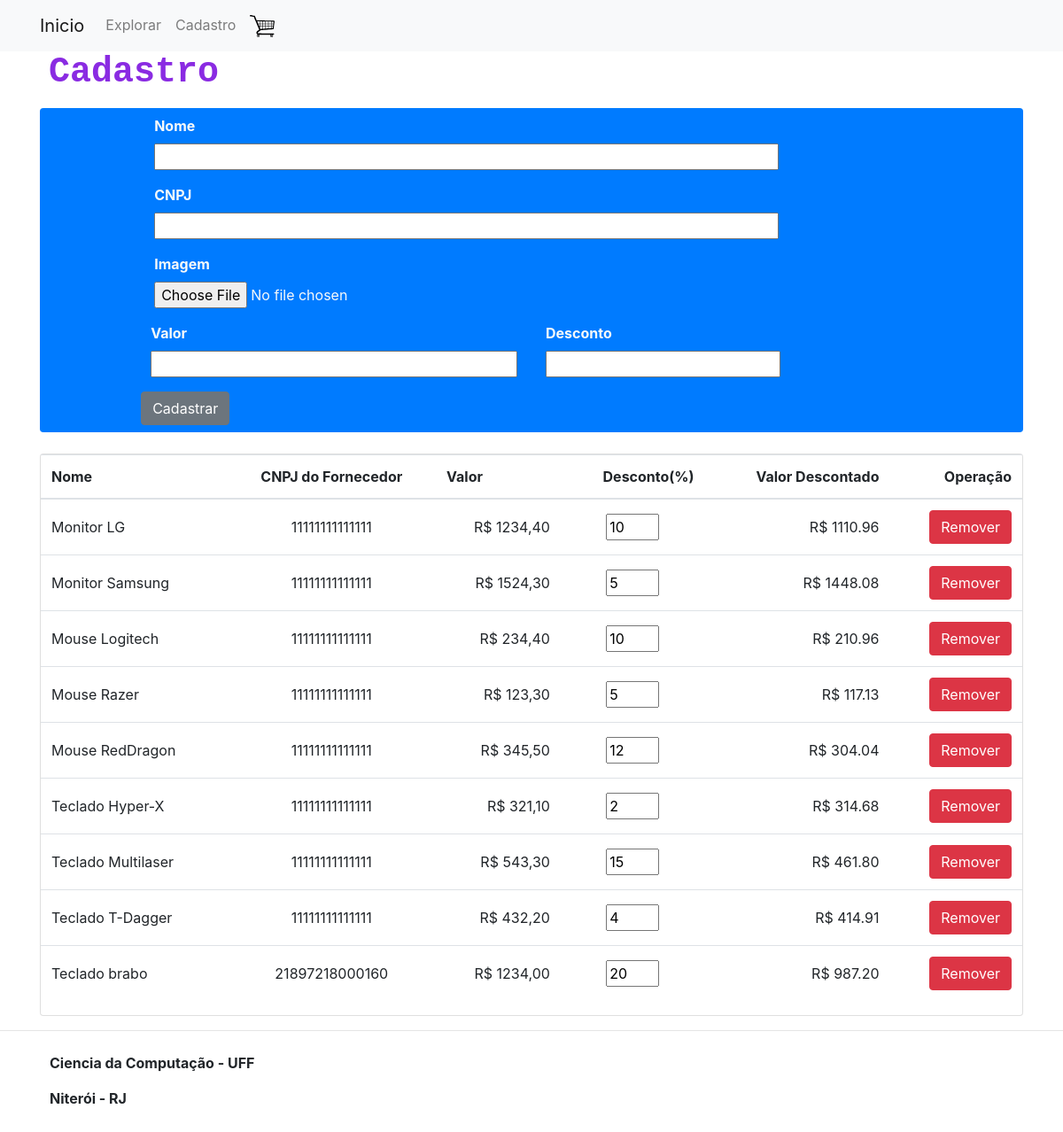
The app's page /produto/cadastro/ with its own data.
### produto/models.py (models this page shows, shortened)
class Produto(models.Model):
    nome = models.CharField(max_length=70, db_index=True, unique=True)
    slug = models.SlugField(max_length=70)
    imagem = models.ImageField(upload_to='./static/images', blank=True)
    valor = models.DecimalField(max_digits=6,decimal_places=2)
    desconto = models.IntegerField(validators=[
        MaxValueValidator(100),
        MinValueValidator(0)
    ])
    cnpj_fornecedor = models.CharField(max_length=14)
    def valorComDesconto(self):
        com_desconto = (1-self.desconto/100) * self.valor.__float__()
        return f'{com_desconto: .2f}'
    class Meta:
        db_table = 'produto'
        ordering = ('nome',)

### produto/views.py (the view)
# urls.py: path("cadastro/", views.cadastro, name="cadastro"),
def cadastro(request):
    produto_form = ProdutoForm()
    produtos = Produto.objects.all()
    lista_form = []
    for produto in produtos:
        lista_form.append(EditableProductForm(
            initial={
                'produto_id': produto.id,
                'desconto': produto.desconto,
            }
        ))
    return render(request, 'produto/cadastra_produto.html', {
        "listas": zip(produtos, lista_form),
        "form": produto_form})

### produto/forms.py (shortened to what this page needs)
class ProdutoForm(forms.ModelForm):
    class Meta:
        model = Produto
        fields = ('nome', 'cnpj_fornecedor', 'imagem', 'valor', 'desconto')
        localized_fields = ('valor',)
    def __init__(self, *args , **kwargs):
        super().__init__(*args, **kwargs)
        self.fields['nome'].error_messages={
            'required': "Campo obrigatório",
            'unique': "Já existe"
        }
        self.fields['valor'].error_messages={
            'required': "Campo obrigatório"
        }
        self.fields['valor'].widget=forms.TextInput(attrs={
            'onkeypress':'return event.charCode >= 48 && event.charCode <= 57'
        })
        self.fields['desconto'].error_messages={
            'required': "Campo obrigatório",
            'max_value': "Insira um valor entre 0 e 100",
            'min_value': "Insira um valor entre 0 e 100"
        }
        self.fields['desconto'].widget=forms.TextInput(attrs={
            'onkeypress':'return event.charCode >= 48 && event.charCode <= 57'
        })

### produto/templates/produto/cadastra_produto.html (shortened to what this page needs)
{% extends 'base.html' %}
{% load static %}
{% block body %}
    <h1 class="title">Cadastro</h1>
    <div id='form'>
        <div class="d-flex mt-3 bg-primary text-light p-2 rounded justify-content-center">
            <form id="formData" action="" method="POST" class="col-md-10" enctype="multipart/form-data" novalidate>
                <div class = "d-flex form-group flex-column col-md-10">
                    <label for="id_nome" class="font-weight-bold">Nome</label>
                    {{form.nome}}
                </div>
                <div class = "d-flex form-group flex-column col-md-10">
                    <label for="id_cnpj_fornecedor" class="font-weight-bold">CNPJ</label>
                    {{form.cnpj_fornecedor}}
                </div>
                <div class = "d-flex form-group flex-column col-md-10">
                    <label for="id_imagem" class="font-weight-bold">Imagem</label>
                    {{form.imagem}}
                </div>
                <div class = "form-row">
                    <div class="d-flex flex-column col-md-6 mb-3 px-3">
                        <label for="id_valor" class="font-weight-bold">Valor</label>
                        {{form.valor}}
                    </div>
                    <div class="d-flex flex-column col-md-4 mb-3 px-3">
                        <label for="id_desconto" class="font-weight-bold">Desconto</label>
                        {{form.desconto}}
                    </div>
                </div>
                <button class="btn btn-secondary" type="submit">Cadastrar</button>
            </form>
        </div>
    </div>
    <br>
    <div>
        <div class="card">
            <table id="tabela" class="table">
                <thead>
                    <tr>
                        <th class="text-left align-middle" scope="col">Nome</th>
                        <th class="text-center align-middle" scope="col">CNPJ do Fornecedor</th>
                        <th class="text-left align-middle" scope="col">Valor</th>
                        <th class="text-right align-middle" scope="col">Desconto(%)</th>
                        <th class="text-right align-middle" scope="col">Valor Descontado</th>
                        <th class="text-right align-middle" scope="col">Operação</th>
                    </tr>
                </thead>
                <tbody id="table_body">
                    {% for produto, form in listas %}
                    <tr>
                        <td class="text-left align-middle">
                            {{produto.nome}}
                        </td>
                        <td class="text-center align-middle">{{produto.cnpj_fornecedor}}</td>
                        <td class="text-right align-middle">R$ {{produto.valor}}</td>
                        <td class="text-center align-middle">
                            <form
                            class="mx-auto"
                            style="width: 60px"
                            action="{% url 'produto:atualiza_produto'%}"
                            method="POST"
                            novalidate
                            >
                            {{form.desconto}}
                            </form>
                        </td>
                        <td class="text-right align-middle descontado">R$ {{produto.valorComDesconto}}</td>
                        <td class="text-right align-middle">
                            <form class="delete" action="{% url 'produto:remove_produto' produto.id %}">
                                <button id="remove_produto" type='button' class="btn btn-danger remover" tabindex="-1">
                                    Remover
                                </button>
                            </form>
                        </td>
                    </tr>
                {% endfor %}
                </tbody>
            </table>
        </div>
    </div>
{% endblock %}

### static/css/styles.css (style rules this page uses)
.title { font-family: 'Courier New', Courier; font-weight: bolder; margin-left: 10px; color: blueviolet; }

### records on screen
Produto: nome "Monitor LG", cnpj_fornecedor "11111111111111", valor "1234,40", desconto "10", valorComDesconto "1110.96"
Produto: nome "Monitor Samsung", cnpj_fornecedor "11111111111111", valor "1524,30", desconto "5", valorComDesconto "1448.08"
Produto: nome "Mouse Logitech", cnpj_fornecedor "11111111111111", valor "234,40", desconto "10", valorComDesconto "210.96"
Produto: nome "Mouse Razer", cnpj_fornecedor "11111111111111", valor "123,30", desconto "5", valorComDesconto "117.13"
Produto: nome "Mouse RedDragon", cnpj_fornecedor "11111111111111", valor "345,50", desconto "12", valorComDesconto "304.04"
Produto: nome "Teclado Hyper-X", cnpj_fornecedor "11111111111111", valor "321,10", desconto "2", valorComDesconto "314.68"
Produto: nome "Teclado Multilaser", cnpj_fornecedor "11111111111111", valor "543,30", desconto "15", valorComDesconto "461.80"
Produto: nome "Teclado T-Dagger", cnpj_fornecedor "11111111111111", valor "432,20", desconto "4", valorComDesconto "414.91"
Produto: nome "Teclado brabo", cnpj_fornecedor "21897218000160", valor "1234,00", desconto "20", valorComDesconto "987.20"
